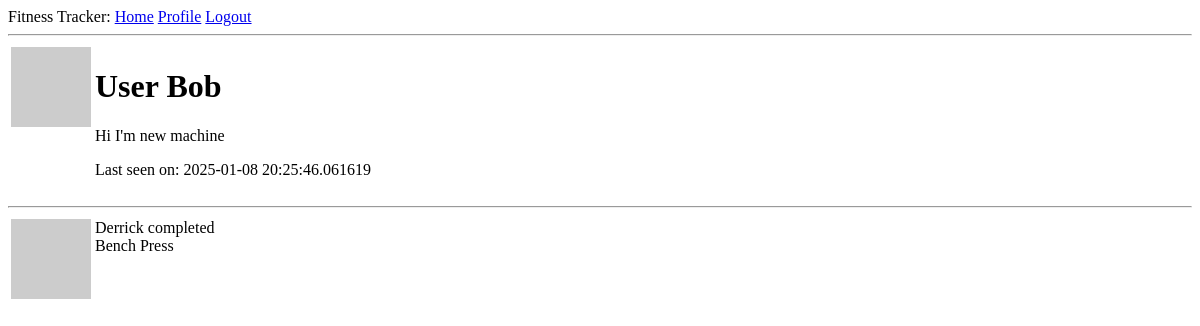
Page /user/Bob (signed in) on the earlier database version.
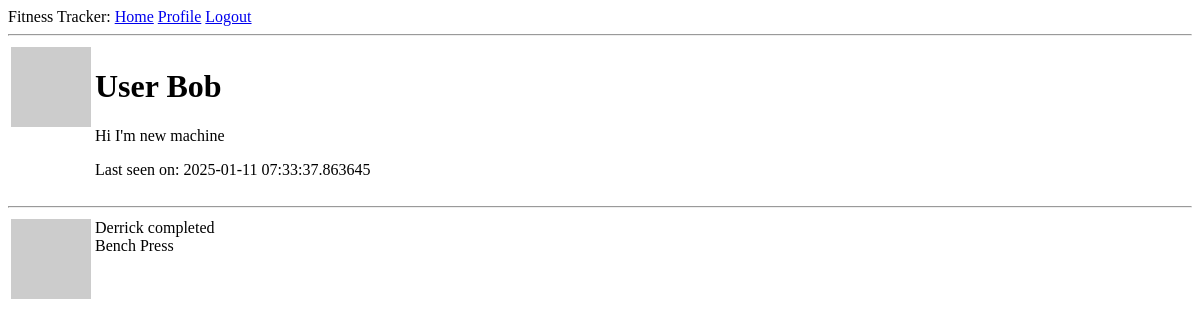
Same page on the later database version.
### app/models.py (models this page shows, shortened)
class User(UserMixin, db.Model):
    id: Mapped[int] = mapped_column(primary_key=True)
    username: Mapped[str] = mapped_column(String(64), index=True, unique=True)
    email: Mapped[str] = mapped_column(String(120), index=True, unique=True)
    password_hash: Mapped[Optional[str]] = mapped_column(String(256))
    workouts: Mapped[List['Workout']] = relationship(back_populates='user')
    about_me: Mapped[Optional[str]] = mapped_column(String(140))
    last_seen: Mapped[Optional[datetime]] = mapped_column(
        default=lambda: datetime.now(timezone.utc))
    def __repr__(self):
        return '<User {}>'.format(self.username)
    def avatar(self, size):
        digest = md5(self.email.lower().encode('utf-8')).hexdigest()
        return f'https://www.gravatar.com/avatar/{digest}?d=identicon&s={size}'

class MachineExercise(db.Model):
    id: Mapped[int] = mapped_column(primary_key=True)
    name: Mapped[str] = mapped_column(String(64), index=True, unique=True)
    reps: Mapped[int] = mapped_column(Integer, default=1)
    weight: Mapped[int] = mapped_column(Integer, default=0)
    workouts: Mapped[List['Workout']] = relationship(secondary='workout_machine_exercise', back_populates='machine_exercises')

### app/routes.py (the view)
@app.route('/user/<username>')
@login_required
def user(username):
    user = db.first_or_404(sa.select(User).where(User.username == username))
    print(f"user is: {user}")
    print(f"user has workout object: {user.workouts}")
    print(f"user has workout object: {user.workouts[0].machine_exercises[0].name}")
    user_workouts = []
    for workout in user.workouts:
        for machine in workout.machine_exercises:
            user_workouts.append({"name": machine.name, "reps": machine.reps, "weight": machine.weight})
    return render_template('user.html', user=user, workouts=user_workouts)

### app/models.py (called while the page is built)
@login.user_loader
def load_user(id):
    return db.session.get(User, int(id))

### app/routes.py (called while the page is built)
@app.before_request
def before_request():
    if current_user.is_authenticated:
        current_user.last_seen = datetime.now(timezone.utc)
        db.session.commit()

### app/templates/user.html (shortened to what this page needs)
{% extends "base.html" %} {% block content %}
<table>
  <tr valign="top">
    <td><img src="{{ user.avatar(128) }}" /></td>
    <td>
      <h1>User {{ user.username }}</h1>
      {% if user.about_me %}
      <p>{{ user.about_me }}</p>
      {% endif %} {% if user.last_seen %}
      <p>Last seen on: {{ user.last_seen }}</p>
      {% endif %}
    </td>
  </tr>
</table>
<hr />
{% for workout in workouts %} {% include '_workout.html' %} {% endfor %} {%
endblock %}

### app/templates/base.html (shortened to what this page needs)
<!DOCTYPE html>
<html>
  <head>
  </head>
  <body>
    <div>
      Fitness Tracker:
      <a href="{{ url_for('index') }}">Home</a>
      {% if current_user.is_anonymous %}
      <a href="{{ url_for('login') }}">Login</a>
      {% else %}
      <a href="{{ url_for('user', username=current_user.username) }}">Profile</a>
      <a href="{{ url_for('logout') }}">Logout</a>
      {% endif %}
    </div>
    <hr />
     {% block content %}{% endblock %}
  </body>
</html>

### app/templates/_workout.html
<table>
    <tr valign="top">
        <td><img src="{{ current_user.avatar(36) }}"></td>
        <td>{{ current_user.username }} completed <br>{{ workout["name"] }}</td>
    </tr>
</table>

Differences in the rows shown:
changed User "Bob": last_seen "2025-01-08 20:25:46.061619" → "2025-01-11 07:33:37.863645"
